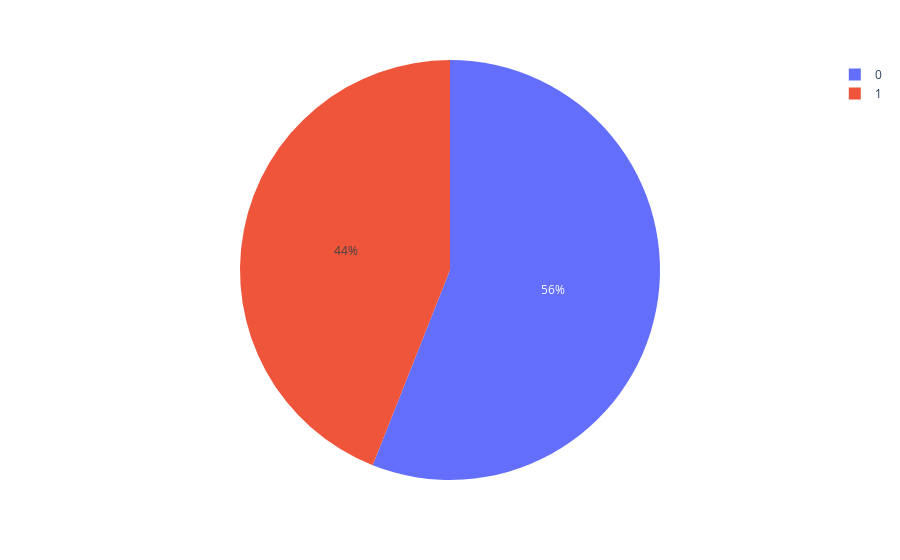

Here is the notebook cell this chart was saved with:
### Code cell
import plotly.express as px

def create_pie_chart_of_count(df, column_name):
    df_not_null = df[~df[column_name].isnull()]
    fig = px.pie(df_not_null.groupby([column_name]).size().reset_index(name='count'), names=column_name, values='count')
    fig.show()

create_pie_chart_of_count(df, 'gender')

### Figure 1 — Plotly figure (JSON) as saved in the notebook; plotly's stock layout.template omitted (floating-point values rounded to 4 significant figures)
{"data": [{"domain": {"x": [0, 1], "y": [0, 1]}, "hovertemplate": "gender=%{label}<br>count=%{value}<extra></extra>", "labels": [0, 1], "legendgroup": "", "name": "", "showlegend": true, "type": "pie", "values": [112, 88]}], "layout": {"legend": {"tracegroupgap": 0}, "margin": {"t": 60}}}
